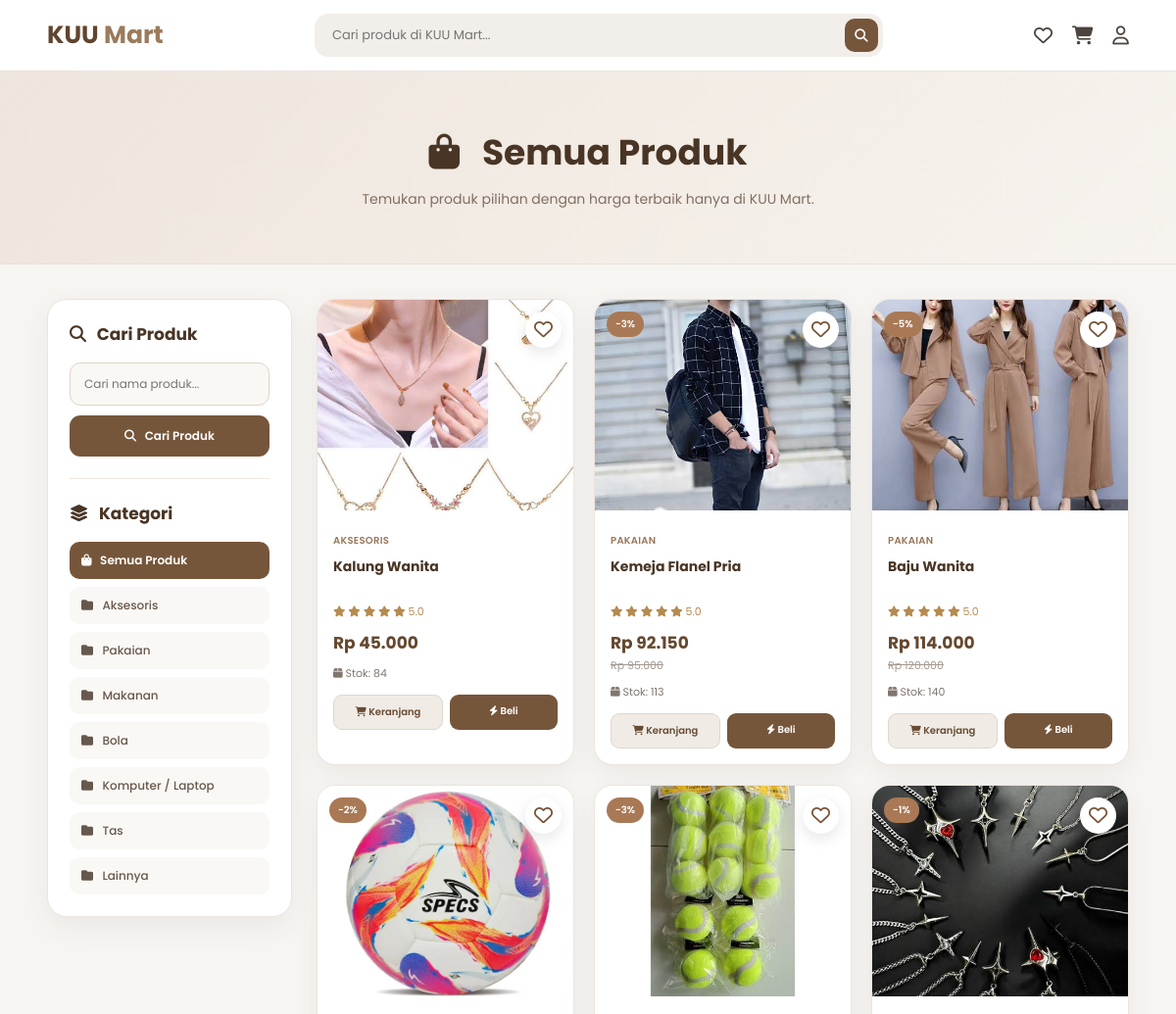
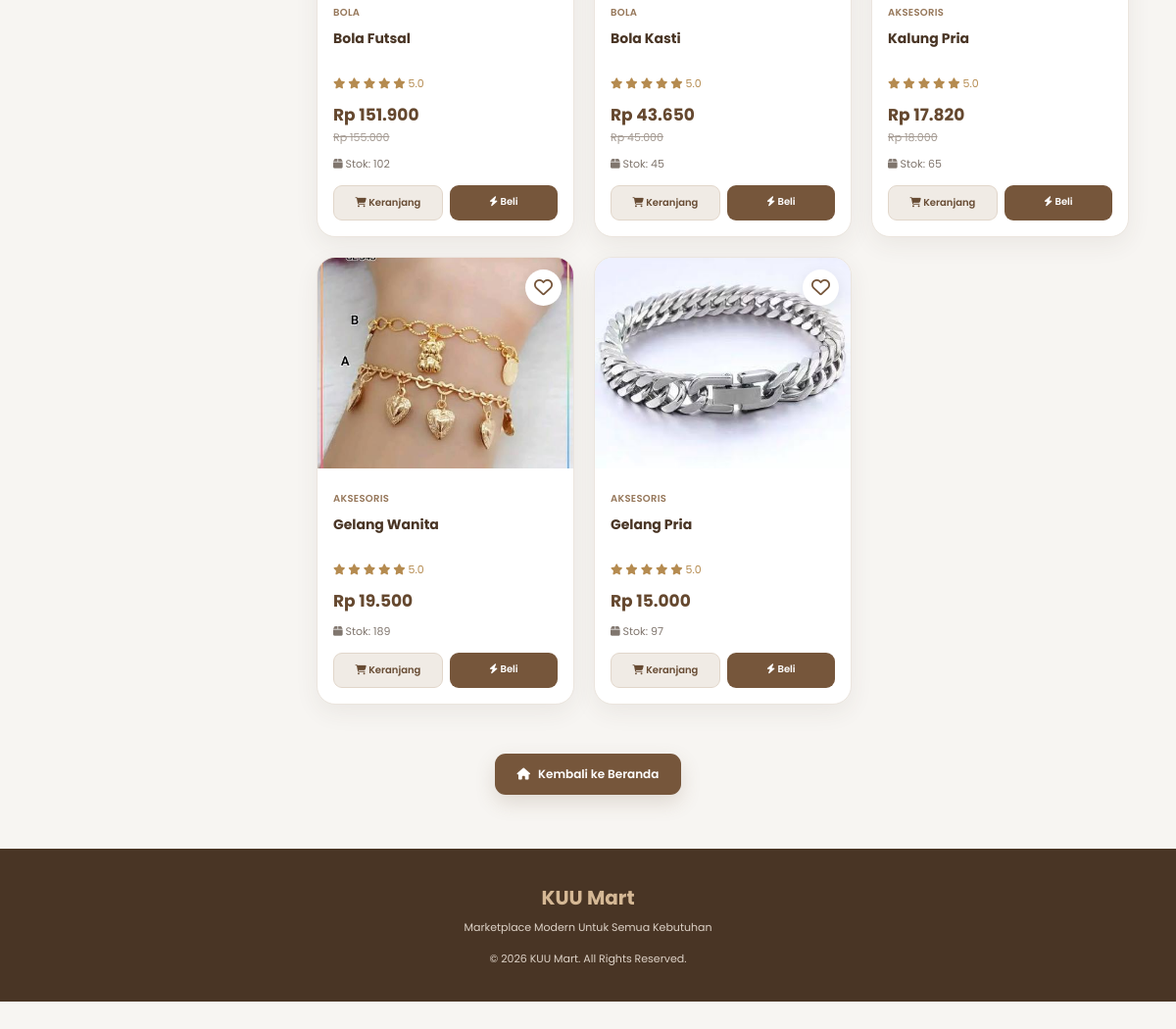
/produk/, run on the app's committed database (2 pictures, top to bottom).
### store/models.py (models this page shows, shortened)
class Category(models.Model):
    nama = models.CharField(max_length=100)
    deskripsi = models.TextField(blank=True, null=True)
    class Meta:
        verbose_name = "Kategori"
        verbose_name_plural = "Kategori"

class Product(models.Model):
    nama = models.CharField(max_length=200)
    kategori = models.ForeignKey(
        Category,
        on_delete=models.CASCADE,
        related_name="produk"
    )
    deskripsi = models.TextField(blank=True, null=True)
    harga = models.DecimalField(
        max_digits=12,
        decimal_places=2
    )
    diskon = models.PositiveIntegerField(
        default=0,
        validators=[
            MinValueValidator(0),
            MaxValueValidator(100)
        ]
    )
    stok = models.PositiveIntegerField(default=0)
    gambar = models.ImageField(
        upload_to="produk/",
        blank=True,
        null=True
    )
    rating = models.DecimalField(
        max_digits=3,
        decimal_places=1,
        default=5.0,
        validators=[
            MinValueValidator(0),
            MaxValueValidator(5)
        ]
    )
    terjual = models.PositiveIntegerField(default=0)
    dibuat = models.DateTimeField(auto_now_add=True)
    diperbarui = models.DateTimeField(auto_now=True)
    @property
    def harga_diskon(self):
        if self.diskon > 0:
            return self.harga - (
                self.harga * self.diskon / 100
            )
        return self.harga
    class Meta:
        verbose_name = "Produk"
        verbose_name_plural = "Produk"
        ordering = ["-id"]

### store/views.py (the view)
def produk(request):
    produk_list = Product.objects.all().order_by("-id")
    kategori = Category.objects.all()
    q = request.GET.get("q")
    kategori_id = request.GET.get("kategori")
    if q:
        produk_list = produk_list.filter(
            nama__icontains=q
        )
    if kategori_id:
        produk_list = produk_list.filter(
            kategori_id=kategori_id
        )
    return render(
        request,
        "produk.html",
        {
            "produk": produk_list,
            "kategori": kategori,
        }
    )

### templates/produk.html (shortened to what this page needs)
{% load static %}
<!DOCTYPE html>
<html lang="id">
<head>
<link rel="stylesheet"
href="https://cdnjs.cloudflare.com/ajax/libs/font-awesome/6.5.2/css/all.min.css">
</head>
<body>
<header class="header">
<div class="container header-inner">
<a href="{% url 'index' %}" class="logo">
KUU <span>Mart</span>
</a>
<form
    action="{% url 'produk' %}"
    method="GET"
    class="search">
<input
    type="text"
    name="q"
    placeholder="Cari produk di KUU Mart..."
    value="{{ request.GET.q }}">
<button type="submit">
<i class="fa-solid fa-magnifying-glass"></i>
</button>
</form>
<div class="header-icons">
<a
    href="{% url 'wishlist' %}"
    class="icon-link"
    title="Wishlist">
<i class="fa-regular fa-heart"></i>
</a>
<a
    href="{% url 'cart' %}"
    class="icon-link"
    title="Keranjang">
<i class="fa-solid fa-cart-shopping"></i>
</a>
<a
    href="{% url 'riwayat_pesanan' %}"
    class="icon-link"
    title="Akun">
<i class="fa-regular fa-user"></i>
</a>
</div>
</div>
</header>
<section class="hero">
<div class="container">
<h1>
<i class="fa-solid fa-bag-shopping"></i>
&nbsp; Semua Produk
</h1>
<p>
Temukan produk pilihan dengan harga terbaik
hanya di KUU Mart.
</p>
</div>
</section>
<div class="shop-container">
<aside class="sidebar">
<h2>
<i class="fa-solid fa-magnifying-glass"></i>
&nbsp; Cari Produk
</h2>
<form method="GET" class="filter-box">
<input
    type="text"
    name="q"
    placeholder="Cari nama produk..."
    value="{{ request.GET.q|default:'' }}"
>
<button type="submit">
<i class="fa-solid fa-magnifying-glass"></i>
&nbsp; Cari Produk
</button>
</form>
<hr>
<h2>
<i class="fa-solid fa-layer-group"></i>
&nbsp; Kategori
</h2>
<div class="kategori-list">
<a
    href="{% url 'produk' %}"
    {% if not request.GET.kategori %}
    class="active"
    {% endif %}
>
<i class="fa-solid fa-bag-shopping"></i>
&nbsp; Semua Produk
</a>
{% for k in kategori %}
<a
    href="{% url 'produk' %}?kategori={{ k.id }}"
>
<i class="fa-solid fa-folder"></i>
&nbsp; {{ k.nama }}
</a>
{% endfor %}
</div>
</aside>
<main class="shop-content">
<div class="product-grid">
{% for p in produk %}
<div class="product-card">
<div class="product-image">
{% if p.diskon > 0 %}
<div class="badge">
-{{ p.diskon }}%
</div>
{% endif %}
<a
    href="{% url 'tambah_wishlist' p.id %}"
    class="wishlist"
    title="Tambah Wishlist"
>
<i class="fa-regular fa-heart"></i>
</a>
<a href="{% url 'detail_produk' p.id %}">
{% if p.gambar %}
<img
    src="{{ p.gambar.url }}"
    alt="{{ p.nama }}"
>
{% endif %}
</a>
</div>
<div class="info">
<span class="kategori">
{% if p.kategori %}
{{ p.kategori.nama }}
{% else %}
Produk
{% endif %}
</span>
<h3>
<a href="{% url 'detail_produk' p.id %}">
{{ p.nama }}
</a>
</h3>
<div class="rating">
<i class="fa-solid fa-star"></i>
<i class="fa-solid fa-star"></i>
<i class="fa-solid fa-star"></i>
<i class="fa-solid fa-star"></i>
<i class="fa-solid fa-star"></i>
{% if p.rating %}
{{ p.rating }}
{% else %}
5.0
{% endif %}
</div>
<div class="price">
{% if p.diskon > 0 %}
<h2>
Rp
<span class="price-number"
      data-price="{{ p.harga_diskon|floatformat:0 }}">
</span>
</h2>
<del>
Rp
<span class="price-number"
      data-price="{{ p.harga|floatformat:0 }}">
</span>
</del>
{% else %}
<h2>
Rp
<span class="price-number"
      data-price="{{ p.harga|floatformat:0 }}">
</span>
</h2>
{% endif %}
</div>
<p class="stok">
<i class="fa-solid fa-box"></i>
Stok: {{ p.stok }}
</p>
<div class="btn-group">
<a
    href="{% url 'tambah_ke_keranjang' p.id %}"
    class="cart-btn"
>
<i class="fa-solid fa-cart-shopping"></i>
Keranjang
</a>
<a
    href="{% url 'beli_sekarang' p.id %}"
    class="buy-btn"
>
<i class="fa-solid fa-bolt"></i>
Beli
</a>
</div>
</div>
</div>
{% endfor %}
</div>
</main>
</div>
<div class="back-home">
<a
    href="{% url 'index' %}"
    class="back-btn"
>
<i class="fa-solid fa-house"></i>
Kembali ke Beranda
</a>
</div>
<footer>
<h2>
KUU Mart
</h2>
<p>
Marketplace Modern Untuk Semua Kebutuhan
</p>
<p style="margin-top:15px;">
© 2026 KUU Mart. All Rights Reserved.
</p>
</footer>
</body>
</html>

### data on the page
Category: nama "Aksesoris"
Category: nama "Pakaian"
Category: nama "Makanan"
Category: nama "Bola"
Category: nama "Komputer / Laptop"
Category: nama "Tas"
Category: nama "Lainnya"
Product: gambar (picture), kategori.nama "AKSESORIS", nama "Kalung Wanita", rating "5.0", stok "84"
Product: diskon "3", gambar (picture), kategori.nama "PAKAIAN", nama "Kemeja Flanel Pria", rating "5.0", stok "113"
Product: diskon "5", gambar (picture), kategori.nama "PAKAIAN", nama "Baju Wanita", rating "5.0", stok "140"
Product: diskon "2", gambar (picture), kategori.nama "BOLA", nama "Bola Futsal", rating "5.0", stok "102"
Product: diskon "3", gambar (picture), kategori.nama "BOLA", nama "Bola Kasti", rating "5.0", stok "45"
Product: diskon "1", gambar (picture), kategori.nama "AKSESORIS", nama "Kalung Pria", rating "5.0", stok "65"
Product: gambar (picture), kategori.nama "AKSESORIS", nama "Gelang Wanita", rating "5.0", stok "189"
Product: gambar (picture), kategori.nama "AKSESORIS", nama "Gelang Pria", rating "5.0", stok "97"
